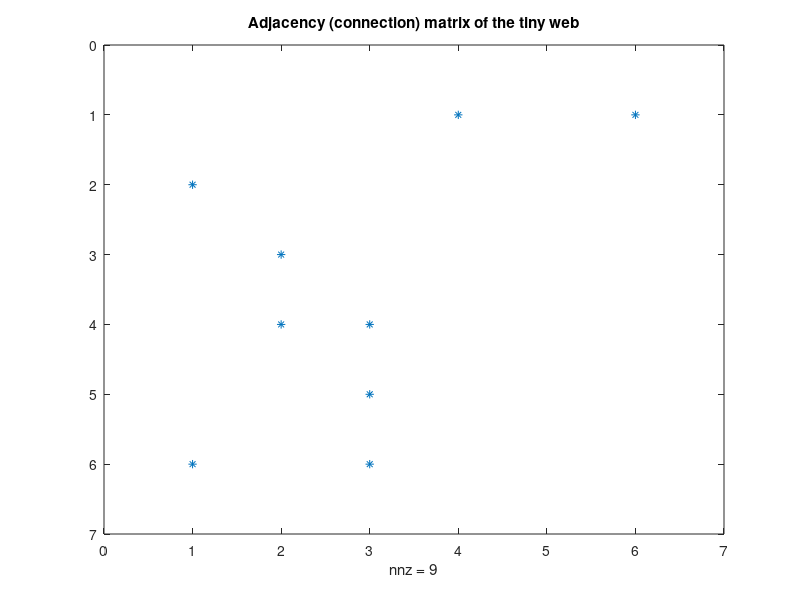
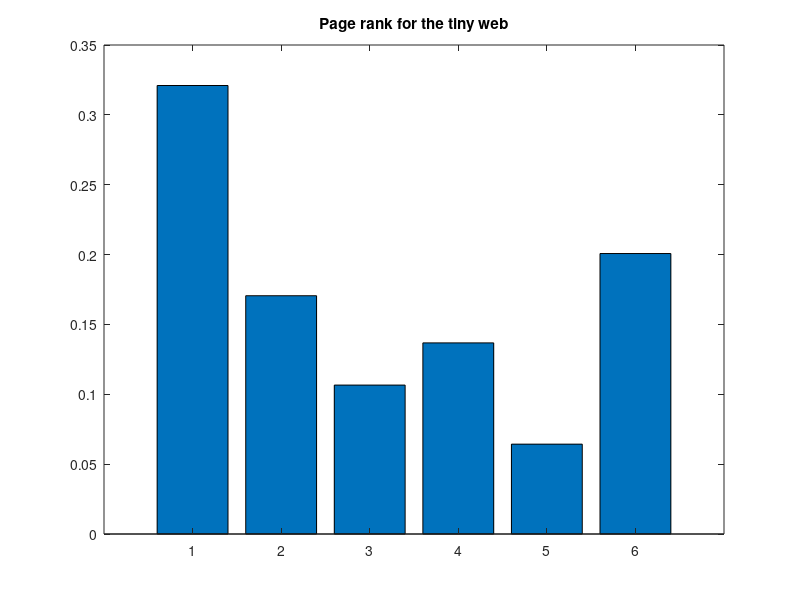

Here is the MATLAB script that generated these plots, in order:
% 
% Illustrate the power method for computing the PageRank
% of a tiny web   --- see Section 2.11 

% Data 
n = 6;  % number of webpages 
% adjacency matrix of the web 
G = [
0 0 0 1 0 1
1 0 0 0 0 0
0 1 0 0 0 0
0 1 1 0 0 0
0 0 1 0 0 0
1 0 1 0 0 0]
figure(1) 
spy(G) 
title('Adjacency (connection) matrix of the tiny web') 

% set up the PageRank model of the tiny web 
c = sum(G,1);
k = find(c~=0); 
D = sparse(k,k,1./c(k),n,n);  
e = ones(n,1);
I = speye(n); 
p = 0.85; 
delta = (1-p)/n; 
z = zeros(n,1); 
for i = 1:n,
   if c(i) == 0,
      z(i) = 1/n;
   else
      z(i) = delta
   end 
end 
A = p*G*D + e*z'; % Matrx model of the tiny web 

%------ power method ---------------------------

maxit = 10*n;   % maximum number of iterations 
tol = 1e-5; 
iterno = 0; 

u = ones(n,1);  % initial guess 
lambda0 = u'*(A*u)/(u'*u);  

for i = 1:maxit 

    iterno = iterno + 1; 

    v = A*u; 
    u = v/norm(v);          % approximate eigenvector
    lambda = u'*(A*u);      % approximate dominant eigenvalue 

    % check for convergence 
    if abs(lambda - lambda0)/abs(lambda0) <= tol, 
       break 
    end 

    lambda0 = lambda 

end 

No_of_Iterations  = iterno 
Computed_dominant_eigval = lambda 
Residual =  norm(A*u - lambda*u,1)/norm(A,1)   
Pagerank = u/sum(u) 
figure(2) 
bar(Pagerank)
title('Page rank for the tiny web')
